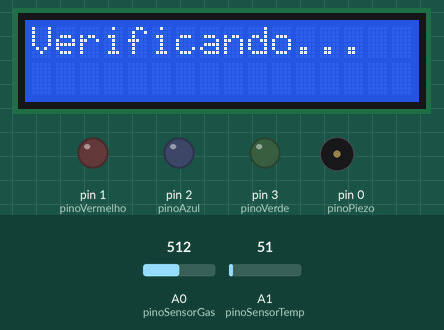
This sketch was run on a simulated Arduino Uno, built with avr-gcc and run on an emulated ATmega328P. Parts: 16×2 character LCD, output pins drawn as LEDs (lit = HIGH), buzzer (waves = sounding, pin HIGH). The test bench sets the inputs (shaded band); at power-on: A0 (pinoSensorGas) = 512, A1 (pinoSensorTemp) = 51.

Above: at 1.2 s.
1.3 s: A0 (pinoSensorGas) set to 105
At 2.4 s:
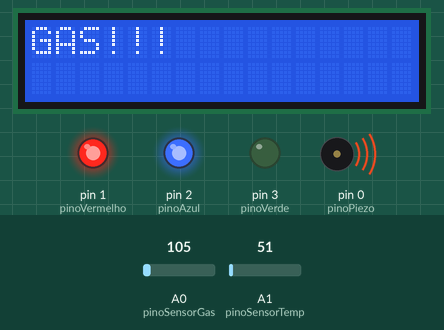
15.3 s: A0 (pinoSensorGas) set to 91
At 20.9 s:
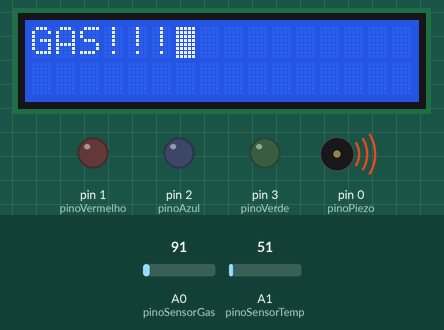
29.3 s: A0 (pinoSensorGas) set to 110
At 33.8 s:
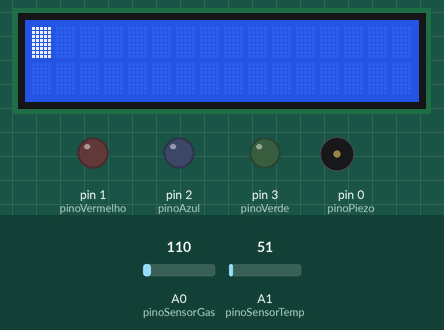
Timing chart, 0 to 42.1 s (numbered marks = the images above; inputs shaded):
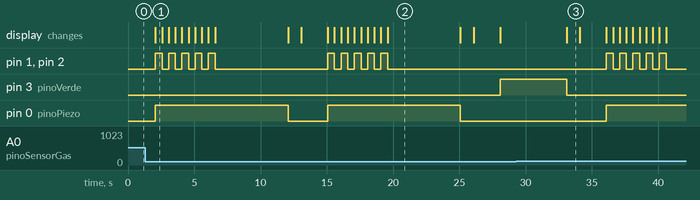

The sketch:

copy_of_detector_de_g_s_inc_ndio_v_21.ino
```cpp
#include <LiquidCrystal.h>

const int pinoSensorGas = A0;
const int pinoSensorTemp = A1;

LiquidCrystal lcd(4, 5, 6, 7, 8, 9);

const int pinoVermelho = 1;
const int pinoVerde = 3;
const int pinoAzul = 2;
const int pinoPiezo = 0;

void setup()
{
  lcd.begin(16, 2);
  pinMode(A0, INPUT);
  pinMode(A1, INPUT);
  pinMode(pinoVermelho, OUTPUT);
  pinMode(pinoVerde, OUTPUT);
  pinMode(pinoAzul, OUTPUT);
  pinMode(pinoPiezo, OUTPUT);
}
void loop()
{
  int temp = analogRead(pinoSensorTemp);
  int gas = analogRead(pinoSensorGas);
  lcd.clear();
  lcd.setCursor(0,0);
  lcd.print("Verificando...");
  delay(2000);
  int caso;
  if (temp < 221 && gas < 100){
  	caso = 1;
  }
  if (temp >= 221 && gas >= 100){
    caso = 4;
  }
  if (temp >= 221 && gas < 100){
    caso = 2;
  }
  if (temp < 221 && gas >= 100){
  	caso = 3;
  }
  switch(caso){
    case 1:
    lcd.clear();
  	lcd.setCursor(0,0);
  	lcd.print("Em normalidade!");
    digitalWrite(pinoVerde, HIGH);
    break;

    case 2:
    	lcd.clear();
  		lcd.setCursor(0,0);
  		lcd.print("QUENTE!!!");
      	digitalWrite(pinoPiezo, HIGH);
      	for (int i=0; i<5; i++){
            lcd.noBlink();
      		digitalWrite(pinoVermelho, HIGH);
          	digitalWrite(pinoVerde, HIGH);
      		delay(500);
          	lcd.blink();
      		digitalWrite(pinoVermelho, LOW);
          	digitalWrite(pinoVerde, LOW);
          	delay(500);	}
     break;

     case 3:
    	lcd.clear();
  		lcd.setCursor(0,0);
  		lcd.print("GAS!!!");
      	digitalWrite(pinoPiezo, HIGH);
      	for (int i=0; i<5; i++){
          	lcd.noBlink();
      		digitalWrite(pinoVermelho, HIGH);
          	digitalWrite(pinoAzul, HIGH);
      		delay(500);
			lcd.blink();
      		digitalWrite(pinoVermelho, LOW);
          	digitalWrite(pinoAzul, LOW);
          	delay(500); }
     break;

     case 4:
    	lcd.clear();
  		lcd.setCursor(0,0);
       	lcd.print("FOGO!!!");
       	digitalWrite(pinoPiezo, HIGH);
      	for (int i=0; i<5; i++){
          	lcd.noBlink();
          	digitalWrite(pinoVermelho, HIGH);
        	delay(500);
      		lcd.blink();
      		digitalWrite(pinoVermelho, LOW);
          	delay(500); }
      break;

     }
  delay(5000);
  lcd.clear();
  digitalWrite(pinoVerde, LOW);
  digitalWrite(pinoAzul, LOW);
  digitalWrite(pinoVermelho, LOW);
  digitalWrite(pinoPiezo, LOW);
  delay(1000);
}
```

Measured:
- the behaviour switches between 100 and 99 on A0 (pinoSensorGas) (found by bisection; images 1 and 2)
- after the input at 15.3 s, pin 1 (pinoVermelho), pin 2 (pinoAzul): goes on until 19.6 s, then stays LOW; pin 3 (pinoVerde): LOW → HIGH after 12.8 s; pin 0 (pinoPiezo): goes on until 25.1 s, then stays LOW
- after the input at 29.3 s, pin 1 (pinoVermelho), pin 2 (pinoAzul): alternates HIGH for 0.50 s and LOW for 0.50 s, 10 changes in all, then stays LOW, starting after 6.8 s; pin 3 (pinoVerde): goes on until 33.1 s, then stays LOW; pin 0 (pinoPiezo): LOW → HIGH after 6.8 s
- what the display in image 1 shows lasts 0.5 s, from 2.1 s to 2.6 s
- what the display in image 2 shows lasts 5.5 s, from 19.6 s to 25.1 s
